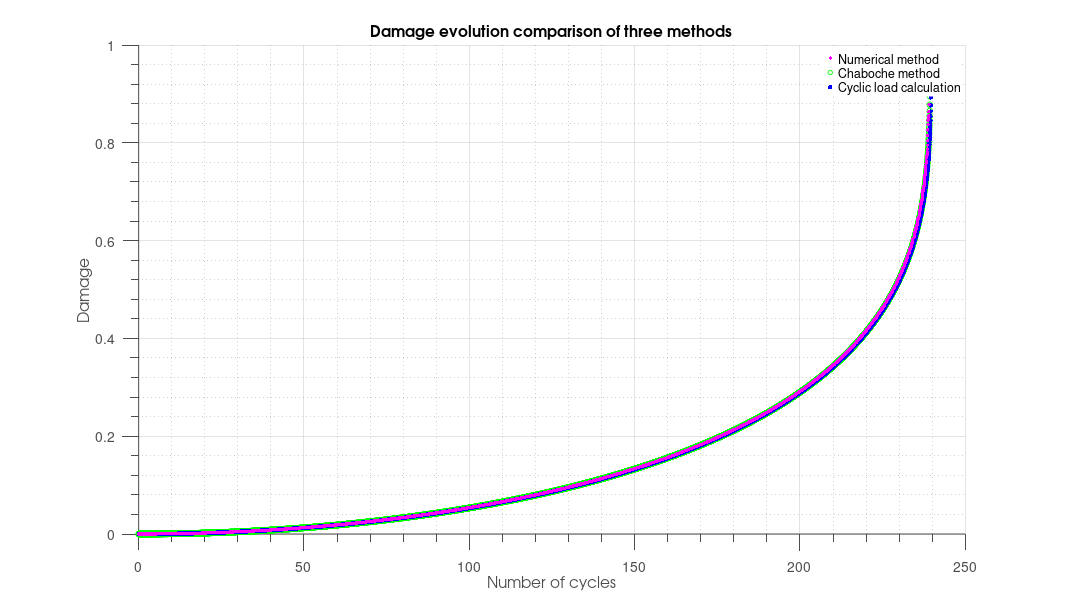

Here is the MATLAB script that generated this plot:

% Program to get the Gauss-Legendre Quadrature results (Vectorized)
clear;clc;

dbstop if error
format long e

[x]= [0.999305042	0.996340117	0.991013371	0.983336254	0.973326828	0.9610088	0.946411375	0.929569172	0.910522137...
    0.889315446	0.865999398	0.840629296	0.813265315	0.783972359	0.752819907	0.71988185	0.685236313	0.648965471...
    0.611155355	0.571895646	0.531279464	0.489403146	0.446366017	0.402270158	0.357220158	0.311322872	0.264687162...
    0.217423644	0.16964442	0.121462819	0.072993122	0.024350293	-0.024350293	-0.072993122	-0.121462819	-0.16964442...
    -0.217423644	-0.264687162	-0.311322872	-0.357220158	-0.402270158	-0.446366017	-0.489403146	-0.531279464...
    -0.571895646	-0.611155355	-0.648965471	-0.685236313	-0.71988185	-0.752819907	-0.783972359	-0.813265315...
    -0.840629296	-0.865999398	-0.889315446	-0.910522137	-0.929569172	-0.946411375	-0.9610088	-0.973326828...
    -0.983336254	-0.991013371	-0.996340117	-0.999305042];
[weight]=[0.001783281	0.004147033	0.006504458	0.00884676	0.011168139	0.013463048	0.01572603	0.017951716	0.020134823...
    0.022270174	0.024352703	0.02637747	0.028339673	0.030234657	0.032057928	0.033805162	0.035472213	0.037055129	0.038550153...
    0.039953741	0.041262563	0.042473515	0.043583725	0.044590558	0.045491628	0.046284797	0.046968183	0.047540166	0.047999389...
    0.048344762	0.048575467	0.048690957	0.048690957	0.048575467	0.048344762	0.047999389	0.047540166	0.046968183	0.046284797...
    0.045491628	0.044590558	0.043583725	0.042473515	0.041262563	0.039953741	0.038550153	0.037055129	0.035472213	0.033805162...
    0.032057928	0.030234657	0.028339673	0.02637747	0.024352703	0.022270174	0.020134823	0.017951716	0.01572603	0.013463048...
    0.011168139	0.00884676	0.006504458	0.004147033	0.001783281];
% [x]=xlsread('Gauss-Legendre Quadrature','Sheet1','b1:z1');
% [weight]=xlsread('Gauss-Legendre Quadrature','Sheet1','b2:z2');

E=191e9;               %Young's modulus
nu=0.38;                 %poisson's ratio
k=1e9;                  %hardening parameter
b=1.5;                      %weakening scales distribution exponent (between 1 and 2)
y=1080e6;            %macroscopic yield stress
sigu=1200e6;             %ultimite stress
ff=690e6;              %bending fatigue limit
tt=428e6;                  %torsion fatigue limit

gam=b+1;              %material parameter from Chaboche law(Wohler curve exponent)

load=5e8;            %cyclic load
loadtensor= [load 0 0;0 0 0;0 0 0];
stepnumber=32;        %devide one cycle in 200 parts
f=50;                            %frequency of load
steptime=1/f/stepnumber;
delta=(b+1)/(b-1);
alp=0.5;
WF=5e8;             %dissipated energy to failure per unit volume
n0=3;                   %number of initial local defects
lam=0.3;               %hydrostatic pressure sensitivity
m=3e8;                   % mean stress
hydrofix=1/3*(sum(diag(loadtensor))); 
dev=loadtensor-hydrofix*eye(3); %mean stress does not change deviatoric stress!!!!!!!!

%---------------------Plot 3 methods-----------------------------
%---------------------1 Chaboche method-----------------------------
Dcha(1)=0;             %initial damage
n=1;       %initial recording point
G = (1 - (1 - Dcha(1)).^(gam + 1)).^(1-alp);
M=5.019*ff*(1-3*hydrofix/sigu); %chaboche mean stress
sqrj1=1/2*sqrt(1/2)*norm(dev,'fro');
while G<1
    NF=1/((gam+1)*(1-alp))*(sqrj1/M)^(-gam);
    G = G+(1-alp)*(gam + 1)/stepnumber/NF; %increament at each step
    Dcha(n+1)=1-(1-G.^(1/(1-alp))).^(1/(gam + 1));
    %   t=n/stepnumber*1/f;
    n=n+1;
end
n
figure(1);
hold on;
DamageCha=plot ((1:n).*stepnumber^-1,Dcha(1:n), 'LineStyle', 'none','LineWidth', 1.2, 'Marker', 'o', 'MarkerSize', 10, ...
    'MarkerEdgeColor',  'g', 'MarkerFaceColor','none');

%---------------------2 Cyclic load calculation-----------------------------
Dcyc(1)=0;
n=1;
Gcyc = (1 - (1 - Dcyc(1)).^(gam + 1)).^(1-alp);
Smax=norm(dev,'fro'); 
yield=y-lam*1/3*m; %mean value of hydro is 1/3*m
Wcyc=4*(E-k)*(1+nu)*(b-1)/(E*(E+k*nu)*b*(b+1))*Smax.^(b+1)*yield.^(1-b) ;
while Gcyc< 1
    Gcyc = Gcyc+n0*(1-alp)*(gam + 1)*Wcyc/stepnumber/WF; %increament at each step
    Dcyc(n+1)=1-(1-Gcyc^(1/(1-alp)))^(1/(gam + 1));
    n=n+1;
end
n
hold on;
Damagecyc=plot ((1:n).*stepnumber^-1,Dcyc(1:n),'LineStyle', 'none','LineWidth', 1, 'Marker', 'o', 'MarkerSize', 8, ...
    'MarkerEdgeColor',  'none', 'MarkerFaceColor' , 'b');

%---------------------3 Numerical method-----------------------------
D=0;
G = (1 - (1 - D).^(gam + 1)).^(1-alp);
D= zeros(1,1e6); %Pre-allocate memory for vectors
n=1;       %initial recording point
%---------------------to get the the first Sb-----------------------------
stress11=m+load*sind(n*360/stepnumber);
hydro=1/3*sum(stress11+0+0); %mean value of hydro is 1/3*m
yield=y-lam*hydro; 
dev1=[stress11 0 0 ;0 0 0 ;0 0 0 ]-hydro*eye(3);
dev11=dev1(1,1); dev12=dev1(1,3); dev13=dev1(1,3);
dev21=dev1(2,1); dev22=dev1(2,2); dev23=dev1(2,3);
dev31=dev1(3,1); dev32=dev1(3,2); dev33=dev1(3,3);
Smax=norm(dev1,'fro');
s= (x/2+1/2).^(1/(1-b)); %1*64

trial11=dev11; trial12=dev12; trial13=dev13;
trial21=dev21; trial22=dev22; trial23=dev23;
trial31=dev31; trial32=dev32; trial33=dev33;

normtrial(1)=norm([trial11, trial12, trial13; trial21, trial22, trial23;trial31, trial32, trial33],'fro');

eta=bsxfun(@minus,bsxfun(@times,normtrial(1)/yield,s),1); %compare normtrial with yield/s
eta(eta<0)=0; %only keep normtrials which are larger than yield/s

Sb11=bsxfun(@rdivide,trial11,bsxfun(@plus,eta,1));Sb12=bsxfun(@rdivide,trial12,bsxfun(@plus,eta,1));Sb13=bsxfun(@rdivide,trial13,bsxfun(@plus,eta,1));
Sb21=bsxfun(@rdivide,trial21,bsxfun(@plus,eta,1));Sb22=bsxfun(@rdivide,trial22,bsxfun(@plus,eta,1));Sb23=bsxfun(@rdivide,trial23,bsxfun(@plus,eta,1));
Sb31=bsxfun(@rdivide,trial31,bsxfun(@plus,eta,1));Sb32=bsxfun(@rdivide,trial32,bsxfun(@plus,eta,1));Sb33=bsxfun(@rdivide,trial33,bsxfun(@plus,eta,1));
%1*64 for each Sb element
Sbtensor=[Sb11; Sb12; Sb13; Sb21; Sb22; Sb23;Sb31; Sb32; Sb33];
normSb=sqrt(sum(Sbtensor.^2)); %sum(a) sums all the colume

% existsOnGPU(normSb)
Ws=(bsxfun(@minus,normtrial,bsxfun(@rdivide, yield,s))<=0).*...
    (0)+...
    (bsxfun(@minus,normtrial,bsxfun(@rdivide, yield,s))>0).*...
    ((E-k)*(1+nu)*(2*E*(E+k*nu))^-1*bsxfun(@times,weight,bsxfun(@rdivide,bsxfun(@times,bsxfun(@minus,normtrial,bsxfun(@rdivide, yield,s)),yield),s)));

W= sum(Ws);
G = G+n0*(1-alp)*(gam + 1)*W/WF;
D(1)=1-(1-G.^(1/(1-alp))).^(1/(gam + 1));
%%

tic;
while G<1
    stress11=m+load*sind(n*360/stepnumber);
    hydro=1/3*sum(stress11+0+0);
    yield=y-lam*hydro;
    dev1=[stress11 0 0 ;0 0 0 ;0 0 0 ]-hydro*eye(3);
    dev11=dev1(1,1); dev12=dev1(1,2); dev13=dev1(1,3);
    dev21=dev1(2,1); dev22=dev1(2,2); dev23=dev1(2,3);
    dev31=dev1(3,1); dev32=dev1(3,2); dev33=dev1(3,3);
    
    stress11=m+load*sind((n+1)*360/stepnumber);
    hydro=1/3*sum(stress11+0+0);
    devn=[stress11 0 0;0 0 0;0 0 0]-hydro*eye(3);
    dev11g=devn(1,1); dev12g=devn(1,2); dev13g=devn(1,3);
    dev21g=devn(2,1); dev22g=devn(2,2); dev23g=devn(2,3);
    dev31g=devn(3,1); dev32g=devn(3,2); dev33g=devn(3,3);
    Smax=norm(devn,'fro');
    
    trial11=bsxfun(@plus,Sb11,(dev11g-dev11)); trial12=bsxfun(@plus,Sb12,(dev12g-dev12));trial13=bsxfun(@plus,Sb13,(dev13g-dev13));
    trial21=bsxfun(@plus,Sb21,(dev21g-dev21)); trial22=bsxfun(@plus,Sb22,(dev22g-dev22));trial23=bsxfun(@plus,Sb23,(dev23g-dev23));
    trial31=bsxfun(@plus,Sb31,(dev31g-dev31)); trial32=bsxfun(@plus,Sb32,(dev32g-dev32));trial33=bsxfun(@plus,Sb33,(dev33g-dev33));
    trialtensor=[trial11; trial12; trial13; trial21; trial22; trial23;trial31; trial32; trial33];
    normtrial=sqrt(sum(trialtensor.^2));

    eta=bsxfun(@minus,bsxfun(@times,normtrial/yield,s),1); %1*64
    eta(eta<0)=0;
    
    Sb11=bsxfun(@rdivide,trial11,bsxfun(@plus,eta,1));Sb12=bsxfun(@rdivide,trial12,bsxfun(@plus,eta,1));Sb13=bsxfun(@rdivide,trial13,bsxfun(@plus,eta,1));
    Sb21=bsxfun(@rdivide,trial21,bsxfun(@plus,eta,1));Sb22=bsxfun(@rdivide,trial22,bsxfun(@plus,eta,1));Sb23=bsxfun(@rdivide,trial23,bsxfun(@plus,eta,1));
    Sb31=bsxfun(@rdivide,trial31,bsxfun(@plus,eta,1));Sb32=bsxfun(@rdivide,trial32,bsxfun(@plus,eta,1));Sb33=bsxfun(@rdivide,trial33,bsxfun(@plus,eta,1));
    %1*64 for each Sb element
    Sbtensor=[Sb11; Sb12; Sb13; Sb21; Sb22; Sb23;Sb31; Sb32; Sb33];
    normSb=sqrt(sum(Sbtensor.^2)); %sum(a) sums all the colume
    
    Ws=(bsxfun(@minus,normtrial,bsxfun(@rdivide, yield,s))<=0).*...
        (0)+...
        (bsxfun(@minus,normtrial,bsxfun(@rdivide, yield,s))>0).*...
        ((E-k)*(1+nu)*(2*E*(E+k*nu))^-1*bsxfun(@times,weight,bsxfun(@rdivide,bsxfun(@times,bsxfun(@minus,normtrial,bsxfun(@rdivide, yield,s)),yield),s)));
    
    W= sum(Ws);
    G = G+n0*(1-alp)*(gam + 1)*W/WF;
    D(n+1)=1-(1-G.^(1/(1-alp))).^(1/(gam + 1));
    
    %     figure(2);
    %         hold on;
    %         yield1=plot (n+1,yield*s(33).^-1, 'LineStyle', 'none','LineWidth', 1, 'Marker', 'o', 'MarkerSize', 8, ...
    %             'MarkerEdgeColor',  'none', 'MarkerFaceColor' , 'c');
    %         yield1n= plot (n+1,-yield*s(33).^-1, 'LineStyle', 'none','LineWidth', 1, 'Marker', 'o', 'MarkerSize', 8, ...
    %             'MarkerEdgeColor',  'none', 'MarkerFaceColor' , 'c');
    %         Trial1=plot (n+1,sign(trial11(33))*normtrial(33),'LineStyle', 'none','LineWidth', 1,'Marker', '^', 'MarkerSize', 10, ...
    %             'MarkerEdgeColor','r', 'MarkerFaceColor','r');
    %         Sb1=plot (n+1,sign(Sb11(33))*normSb(33),'LineStyle', 'none','LineWidth', 1,'Marker', 'v', 'MarkerSize', 10, ...
    %             'MarkerEdgeColor','g', 'MarkerFaceColor','g');
    %             dev=plot (n+1,sign(sind((n+1)*360/stepnumber))*Smax,'LineStyle', 'none','LineWidth', 1,'Marker', 's', 'MarkerSize', 11, ...
    %                 'MarkerEdgeColor','none', 'MarkerFaceColor',[238 18 137]/255);
    %         yield8=plot (n+1,yield*s(40).^-1,'LineStyle', 'none','LineWidth', 1,'Marker', 'o', 'MarkerSize', 8, ...
    %             'MarkerEdgeColor', 'none', 'MarkerFaceColor', 'b');
    %                 yield8n=plot (n+1,-yield*s(40).^-1,'LineStyle', 'none','LineWidth', 1,'Marker', 'o', 'MarkerSize', 8, ...
    %             'MarkerEdgeColor', 'none', 'MarkerFaceColor', 'b');
    %         Trial8=plot (n+1,sign(trial11(40))*normtrial(40),'LineStyle', 'none','LineWidth', 1,'Marker', '^', 'MarkerSize', 10, ...
    %             'MarkerEdgeColor', [1 0.5 0], 'MarkerFaceColor',[1 0.5 0]);
    %         Sb8=plot (n+1,sign(Sb11(40))*normSb(40),'LineStyle', 'none','LineWidth', 1,'Marker', 'v', 'MarkerSize', 10, ...
    %             'MarkerEdgeColor','k', 'MarkerFaceColor','k');
    
    n=n+1;
end
toc;
n
t=n/stepnumber*1/f;
disp(['Time to failure is ' num2str(t) ' s.']);
Nf=n*stepnumber^-1;
disp(['Cycles to failure is ' num2str(Nf) ' cycles.']);


% %---------------------Plot 3 methods damage evo-----------------------------
figure(1);
hold on;
DamageN=plot ((1:n).*stepnumber^-1,D(1:n),'LineStyle', 'none','LineWidth', 1, 'Marker', 'o', 'MarkerSize', 6, ...
    'MarkerEdgeColor',  'none', 'MarkerFaceColor' , 'm');
% %---------------------3 methods damage evolution plot settings-----------------------------
grid on;
grid minor;
hTitle = title('Damage evolution comparison of three methods' ,'Fontsize' ,35);
hXLabel = xlabel('Number of cycles' ,'Fontsize' ,35);
hYLabel = ylabel('Damage', 'Fontsize' ,35);
hLegend=legend([DamageN,DamageCha,Damagecyc],'Numerical method','Chaboche method',...
    'Cyclic load calculation','Location','best');
set([hLegend, gca], 'FontSize', 25)
set(hLegend,'Box','on');
set(hLegend,'EdgeColor',[1 1 1]); %set the edge colour of the legend to white

% Adjust font
set(gca, 'FontName', 'Helvetica')
set([hTitle, hXLabel, hYLabel], 'FontName', 'AvantGarde')
% Adjust axes properties
set(gca, 'Box', 'off', 'TickDir', 'out', 'TickLength', [.02 .02], ...
    'XMinorTick', 'on', 'YMinorTick', 'on', 'YGrid', 'on', ...
    'XColor', [.3 .3 .3], 'YColor', [.3 .3 .3], ...
    'LineWidth', 1)
set(gcf,'color','w'); %set figure background transparent
set(gca,'color','w'); %set axis transparent
% Maximize print figure
set(gcf,'outerposition',get(0,'screensize'));
set(gcf, 'PaperPositionMode', 'manual');
set(gcf, 'PaperUnits', 'points'); %[ {inches} | centimeters | normalized | points ]
set(gcf, 'PaperPosition', [0 0 1920 1080]); %set(gcf,'PaperPosition',[left,bottom,width,height])
% saveas(gcf,'F:\Git\Anew\figures\damagesin.png');


% % %---------------------in loop 2 scales plot settings-----------------------------
% figure(2);
% grid on;
% grid minor;
% set(gca ,'FontSize',30);
% hXLabel = xlabel('Time step(1/200 s)' ,'Fontsize' ,30);
% hYLabel = ylabel('Stress(Pa)', 'Fontsize' ,30);
% hTitle = title('Microscopic stress evolution at 2 scales' ,'Fontsize' ,30);
% set(hTitle, 'FontSize', 30, 'FontWeight' , 'bold')
% hLegend=legend([dev,yield1,Sb1,Trial1,yield8,Sb8,Trial8],'S_{max}=dev\Sigma','(\sigma_y-\lambda\Sigma_H)/s_{33}     at scale s_{33}','||S-b||                at scale s_{33}',...
%     '||S-b||_{trial}           at scale s_{33}', '(\sigma_y-\lambda\Sigma_H)/s_{40}     at scale s_{40}',...
%     '||S-b||                at scale s_{40}','||S-b||_{trial}           at scale s_{40}','Location','Best');
% set([hLegend, gca], 'FontSize', 20)
% set(hLegend,'Box','on');
% set(hLegend,'EdgeColor',[1 1 1]); %set the edge colour of the legend to white
% % Adjust font
% set(gca, 'FontName', 'Helvetica')
% set([hTitle, hXLabel, hYLabel], 'FontName', 'AvantGarde')
% % Adjust axes properties
% set(gca, 'Box', 'off', 'TickDir', 'out', 'TickLength', [.02 .02], ...
%     'XMinorTick', 'on', 'YMinorTick', 'on', 'YGrid', 'on', ...
%     'XColor', [.3 .3 .3], 'YColor', [.3 .3 .3], ...
%     'LineWidth', 1)
% set(gcf,'color','w'); %set figure background transparent
% set(gca,'color','w'); %set axis transparent
% % Maximize print figure
% set(gcf,'outerposition',get(0,'screensize'));
% set(gcf, 'PaperPositionMode', 'manual');
% set(gcf, 'PaperUnits', 'points'); %[ {inches} | centimeters | normalized | points ]
% set(gcf, 'PaperPosition', [0 0 1920 1080]); %set(gcf,'PaperPosition',[left,bottom,width,height])
% % saveas(gcf,'F:\Git\Anew\figures\trialsin.png');
%



% % %---------------------Difference between cyclic load calculation and numerical method as function of time-----------------------------
% figure(3);
%      hold on
%      Damagediff=plot ((Dcyc(1:n-600)-D(1:n-600)).*Dcyc(1:n-600).^-1,'LineStyle', 'none','LineWidth', 1, 'Marker', 'o', 'MarkerSize', 6, ...
%        'MarkerEdgeColor',  'k', 'MarkerFaceColor' , 'k');
% grid on;
% grid minor;
% set(gca ,'FontSize',25);
% hTitle = title('Relative difference between cyclic load calculation and numerical method' ,'Fontsize' ,35);
% hXLabel = xlabel('Number of steps' ,'Fontsize' ,30);
% hYLabel = ylabel('Relative difference', 'Fontsize' ,30);
% % Adjust font
% set(gca, 'FontName', 'Helvetica')
% set([hTitle, hXLabel, hYLabel], 'FontName', 'AvantGarde')
% % Adjust axes properties
% set(gca, 'Box', 'off', 'TickDir', 'out', 'TickLength', [.02 .02], ...
%     'XMinorTick', 'on', 'YMinorTick', 'on', 'YGrid', 'on', ...
%     'XColor', [.3 .3 .3], 'YColor', [.3 .3 .3], ...
%     'LineWidth', 1)
% set(gcf,'color','w'); %set figure background transparent
% set(gca,'color','w'); %set axis transparent
% % Maximize print figure
% set(gcf,'outerposition',get(0,'screensize'));
% set(gcf, 'PaperPositionMode', 'manual');
% set(gcf, 'PaperUnits', 'points'); %[ {inches} | centimeters | normalized | points ]
% set(gcf, 'PaperPosition', [0 0 1920 1080]); %set(gcf,'PaperPosition',[left,bottom,width,height])
% %   saveas(gcf,'F:\Git\Anew\figures\Damagediff.png');



%sp=actxserver('SAPI.SpVoice');
% sp.Speak('Fuck that I finished all this shit finally');
%mail2me('job finished',['Elapsed time is ' num2str(toc) ' seconds. Real test time is ' testtime ' seconds. Number of points to failure is ' NF ' points.']);

